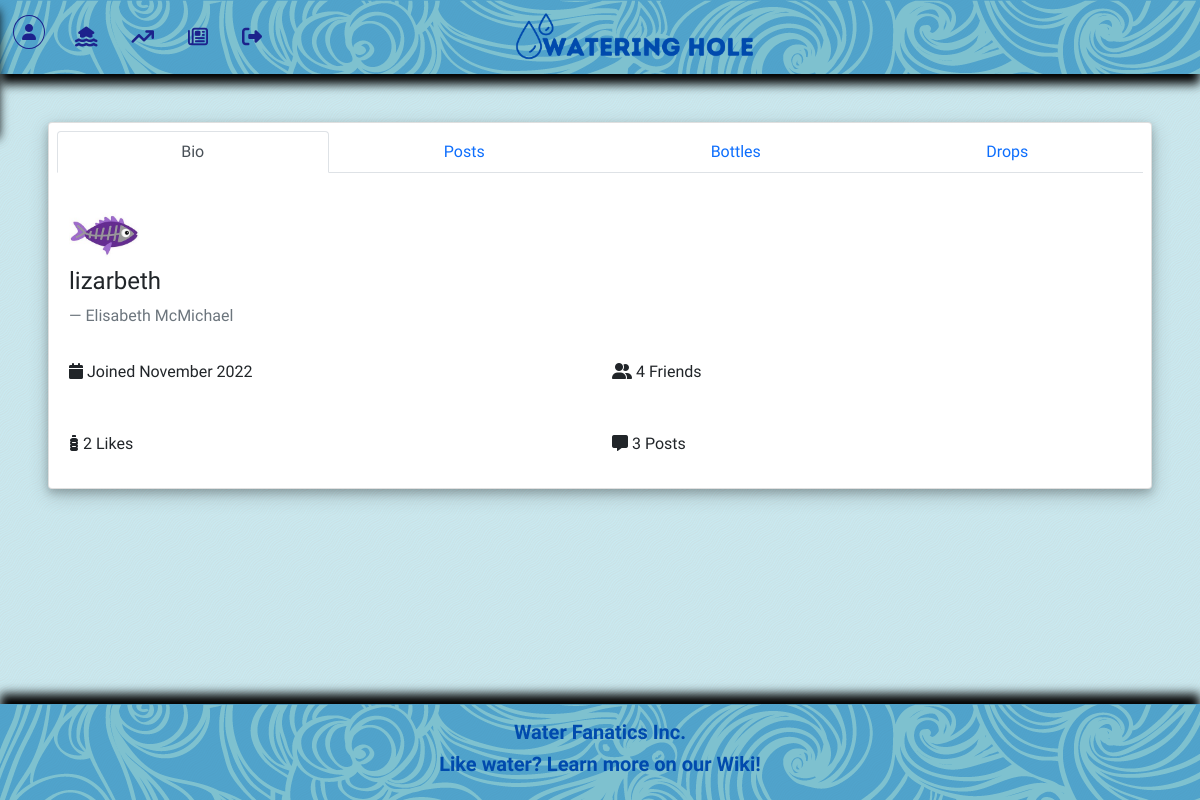
Screenshot of /profile.php?username=lizarbeth (signed in) with the database file from the repository.
### tables this page shows
CREATE TABLE `users` (
  `username` varchar(70) NOT NULL,
  `firstName` varchar(50) NOT NULL,
  `lastName` varchar(50) NOT NULL,
  `password` varchar(150) NOT NULL,
  `email` varchar(150) NOT NULL,
  `count` int(20) NOT NULL,
  `pic` tinytext NOT NULL
);

### profile.php (the view, shortened to what this page needs)
<?php
$servername = "localhost";
$dbusername = "INFX371";
$password = "P*ssword";
$dbname = "friend";
$db = new mysqli($servername, $dbusername, $password, $dbname);
$username = $_GET['username'];
$userInfo = $db->query("SELECT * FROM users WHERE username='$username'");
$user = $userInfo->fetch_assoc();
$count = $db->query("SELECT COUNT(postID) FROM posts WHERE user='$username'");
$countPosts = $count->fetch_column();
$friends = $db->query("SELECT COUNT(user1) FROM friends
                        WHERE (user1='$username' OR user2='$username');");
$friendCount = $friends->fetch_column();
$likesGiven = $db->query("SELECT COUNT(likeID) FROM likes WHERE liker='$username'");
$likesGivenOut = $likesGiven->fetch_column();
?>
<!DOCTYPE html>
<html lang="en">
<head>
    <link href="https://cdn.jsdelivr.net/npm/bootstrap@5.0.2/dist/css/bootstrap.min.css" rel="stylesheet">
    <link href="dashboard.css" rel="stylesheet" type="text/css">
</head>
<body>
    <nav class="navbar navbar-expand-sm" id="top">
        <ul class="navbar-nav">
            <li class="nav-item">
                <div>
                    <button class="btn" type="button" data-bs-toggle="offcanvas" data-bs-target="#offcanvasLeft">
                        <i class="fa-solid fa-user fa-1x fa-border"></i>
                    </button>
                </div>
            </li>
            <li class="nav-item">
                <button class="btn p-2" data-bs-toggle="tooltip" title="Home">
                    <a class="nav-link" href="dashboard.php"><i class="fa-solid fa-house-flood-water fa-lg" id="titleicons"></i></a>
                </button>
            </li>
            <li class="nav-item">
                <button class="btn p-2" data-bs-toggle="tooltip" title="Trending">
                    <a class="nav-link" href="#"><i class="fa-solid fa-arrow-trend-up fa-lg" id="titleicons"></i></a>
                </button>
            </li>
            <li class="nav-item">
                <button class="btn p-2" data-bs-toggle="tooltip" title="News">
                    <a class="nav-link" href="#"><i class="fa-regular fa-newspaper fa-lg" id="titleicons"></i></a>
                </button>
            </li>
            <li class="nav-item">
                <button class="btn p-2" data-bs-toggle="tooltip" title="Sign Out">
                    <a class="nav-link" href="#"><i class="fa-solid fa-right-from-bracket fa-lg" id="titleicons"></i></a>
                </button>
            </li>
        </ul>
    </nav>
    <div class="mx-auto" id="z">
        <a href="dashboard.php"><img src="largelogo.png" alt="Logo"></a>
    </div>
    <div class="m-5 card p-2 d-flex justify-content-center">
        <ul class="nav nav-tabs nav-justified" role="tablist">
            <li class="nav-item">
                <a data-bs-toggle="tab" href="#bio" class="nav-link active" id="tab">Bio</a>
            </li>
            <li class="nav-item">
                <a data-bs-toggle="tab" href="#comments" class="nav-link" id="tab">Posts</a>
            </li>
            <li class="nav-item">
                <a data-bs-toggle="tab" href="#bottles" class="nav-link" id="tab">Bottles</a>
            </li>
            <li class="nav-item">
                <a data-bs-toggle="tab" href="#drops" class="nav-link" id="tab">Drops</a>
            </li>
        </ul>
        <div class="tab-content">
            <div class="tab-pane container active" id="bio"><br>
                <div>
                    <img src=<?php echo $user['pic'];?> alt=profilepic class="profilepic"></img>
                    <h4><?php echo $user['username'];?></h4>
                    <div class="fs-6 blockquote-footer my-2"><?php echo $user['firstName']; echo ' '; echo $user['lastName'];?></div>
                    <div class="row">
                        <span class="col fs-6 my-4"><i class="fa-solid fa-calendar"></i> Joined November 2022</span>
                        <span class="col fs-6 my-4"><i class="fa-solid fa-user-group"></i> <?php echo $friendCount;?> Friends</span>
                    </div>
                    <div class="row">
                        <span class="col fs-6 my-4"><i class="fa-solid fa-bottle-water"></i> <?php echo $likesGivenOut;?> Likes</span>
                        <span class="col fs-6 my-4"><i class="fa-solid fa-message"></i> <?php echo $countPosts;?> Posts</span>
                    </div>
                </div>
            </div>
        </div>
    </div>
    <footer class="container-fluid mt-5 py-3 text-center" id="footerprofile">
        <h5><strong>Water Fanatics Inc.</strong></h5>
        <h5><strong><a class="linkdecorationrm" href="wiki/home.php">Like water? Learn more on our Wiki!</a></strong></h5>
    </footer>
</body>
</html>

### dashboard.css (style rules this page uses)
body { background: #caf0f8 url("diagonal-waves.png") repeat; font-family: 'Fauna One', serif; font-size: 16px; }
.card { display: inline-block; box-shadow: 0 4px 8px 0 rgba(0, 0, 0, 0.2), 0 6px 20px 0 rgba(0, 0, 0, 0.19); }
footer { background: rgba(0, 119, 182, .6) url("background1.png"); position: absolute; bottom: 0; box-shadow: 0px 10px 10px black inset; color: #004aad; }
#footerprofile { background: rgba(0, 119, 182, .6) url("background1.png"); position: absolute; bottom: 0; box-shadow: 0px -10px 10px black; color: #004aad; }
#top { background: rgba(0, 119, 182, .6) url("background1.png"); box-shadow: 0px 10px 10px black; color: #1c228c; }
.btn { color: #1c228c; }
button i { --fa-border-radius: 100%; --fa-border-padding: 8px; --fa-border-color: #1c228c; --fa-pull-margin: 4px; }
#z { z-index: 1100; text-align: center; position: absolute; left: 42%; top: 1%; }
#z a img { height: 60px; width: auto; text-align: center; }
.linkdecorationrm { text-decoration: none; color: #004aad; }
#titleicons { color: #1c228c; }
img.profilepic { width: 70px; margin-right: 10px; }

### rows the page displays
users: pic (picture), username "lizarbeth", firstName "Elisabeth", lastName "McMichael"

### other values shown
$friendCount "4"
$likesGivenOut "2"
$countPosts "3"
